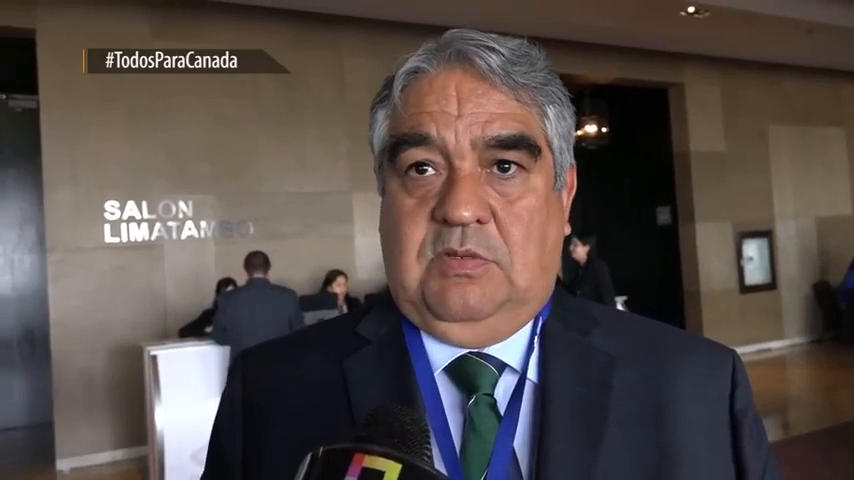
#> input picture frame 12 of P6/video/v2.mp4, 854 x 480 px
$ python 2.py
#> lines starting #> are read from the running program, lines starting #| are printed output that depends on the picture; after the words box and inside, x2 and y2 are one past the last pixel; in counts of white or black regions, pixels touching at a corner belong together
import cv2
import os

# Rutas dinámicas
dir_actual = os.path.dirname(os.path.abspath(__file__))
ruta_modelo = os.path.join(dir_actual, 'xml', 'haarcascade_frontalface_alt.xml')
# ruta_video = os.path.join(dir_actual, 'video', 'v1.mp4')
ruta_video = os.path.join(dir_actual, 'video', 'v2.mp4')

# Cargamos el modelo
modeloCara = cv2.CascadeClassifier(ruta_modelo)

# Abrimos el vídeo
camara = cv2.VideoCapture(ruta_video)

while camara.isOpened():
    ret, img = camara.read()
#> img is the input picture: shape (480, 854, 3); mean B, G, R 72.2, 75.8, 86.1

    # Si el vídeo termina o no se lee correctamente, salimos del bucle limpiamente
    if not ret:
        break

    # Convertimos a gris
    gris = cv2.cvtColor(img, cv2.COLOR_BGR2GRAY)
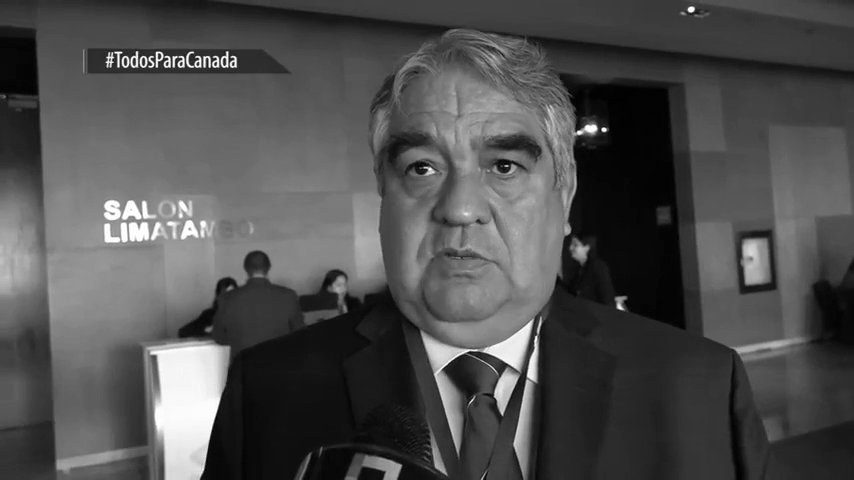
#> gris: shape (480, 854); min 0, max 255, mean 78.5

    # Detectamos caras
    faces = modeloCara.detectMultiScale(gris, scaleFactor=1.1, minNeighbors=4)
#> faces = [[342, 64, 253, 253]]

    # Pintamos rectángulos (Rojo)
    for (x, y, w, h) in faces:
        cv2.rectangle(img, (x, y), (x + w, y + h), (0, 0, 255), 3)
#> this loop made 1 pass
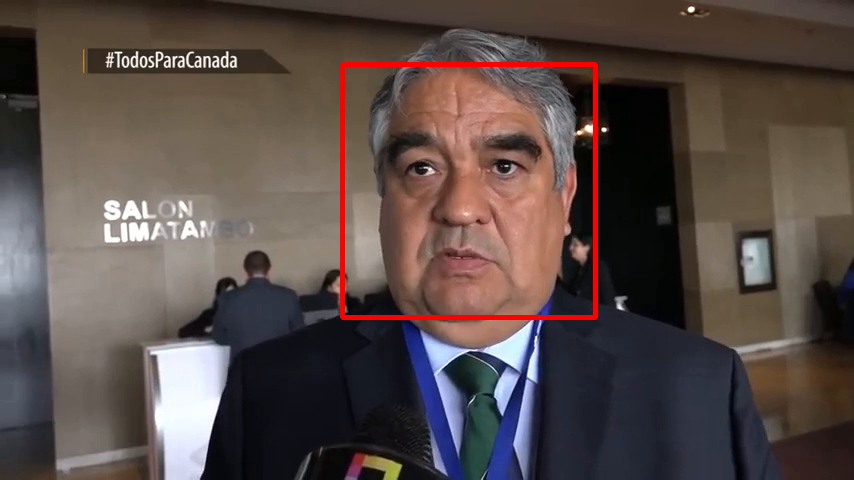
#> img: shape (480, 854, 3); 1.23% of pixels changed, all inside (x1, y1, x2, y2) = (340, 62, 598, 320)

    cv2.imshow('Ejercicio 2 - Caras en Video', img)

    if cv2.waitKey(1) == 27: # Tecla Esc
#> (key Esc is pressed here)
        break

camara.release()
cv2.destroyAllWindows()

$ run again, starting later in the video
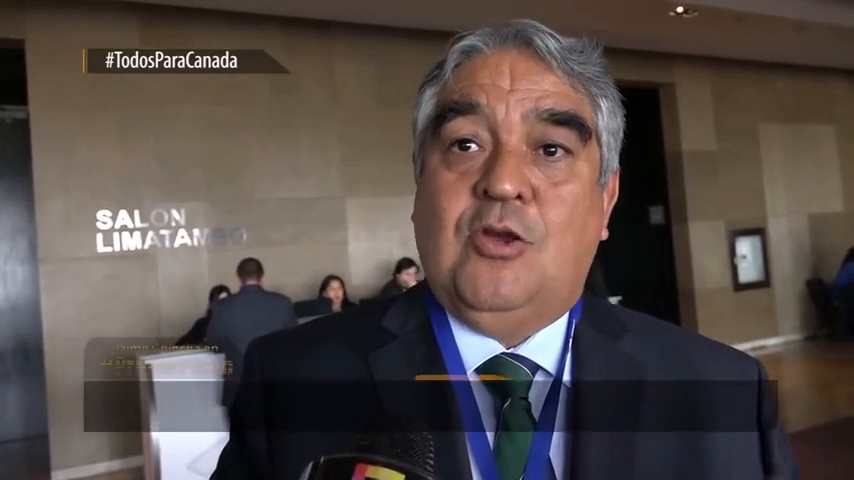
#> input picture frame 57 of P6/video/v2.mp4, 854 x 480 px
#> img is the input picture: shape (480, 854, 3); mean B, G, R 71.4, 75.4, 86.4
#> `gris = cv2.cvtColor(img, cv2.COLOR_BGR2GRAY)`:
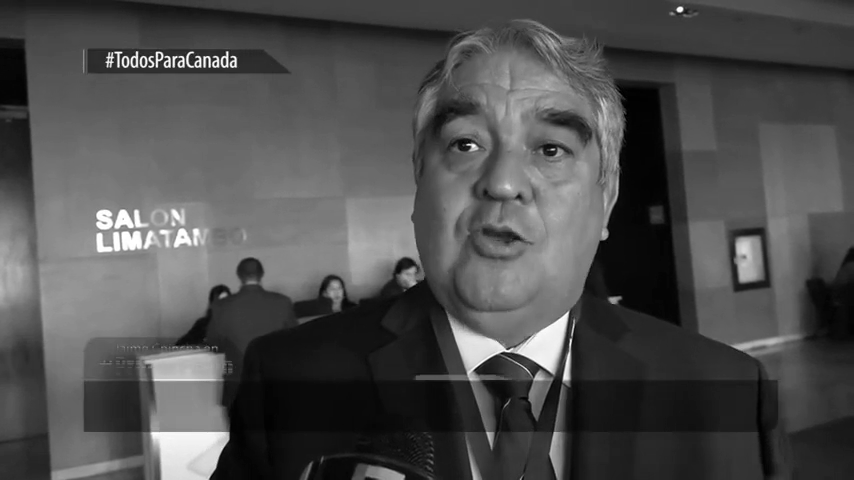
#> gris: shape (480, 854); min 0, max 255, mean 78.3
#> faces = [[383, 43, 257, 257]]
#> the loop `for (x, y, w, h) in faces:` made 1 pass
#> after the loop `for (x, y, w, h) in faces:`:
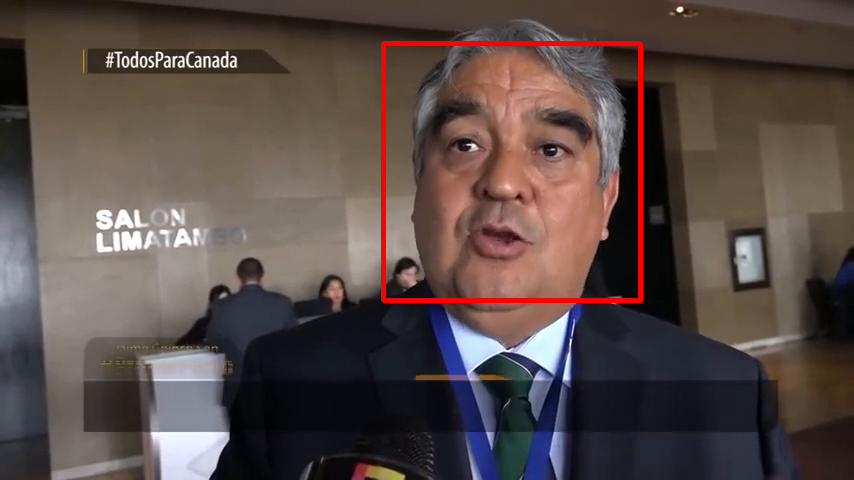
#> img: shape (480, 854, 3); 1.25% of pixels changed, all inside (x1, y1, x2, y2) = (381, 41, 643, 303)

$ run again, starting later in the video
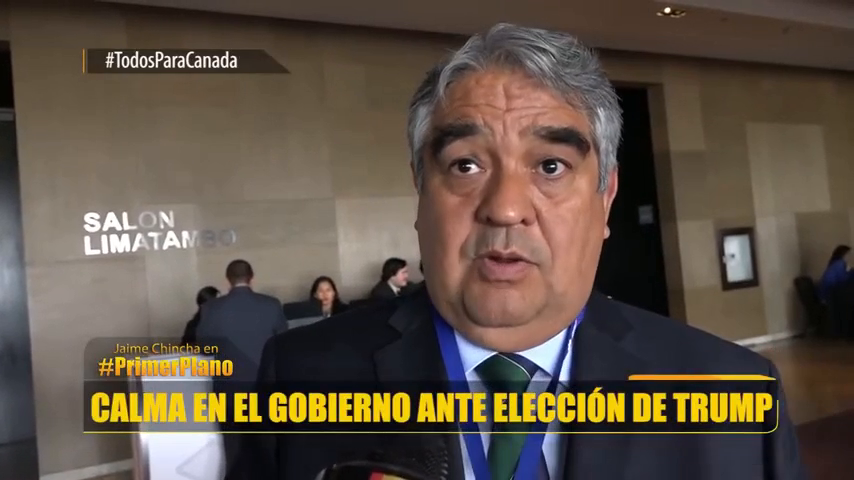
#> input picture frame 101 of P6/video/v2.mp4, 854 x 480 px
#> img is the input picture: shape (480, 854, 3); mean B, G, R 69, 81.7, 94.4
#> `gris = cv2.cvtColor(img, cv2.COLOR_BGR2GRAY)`:
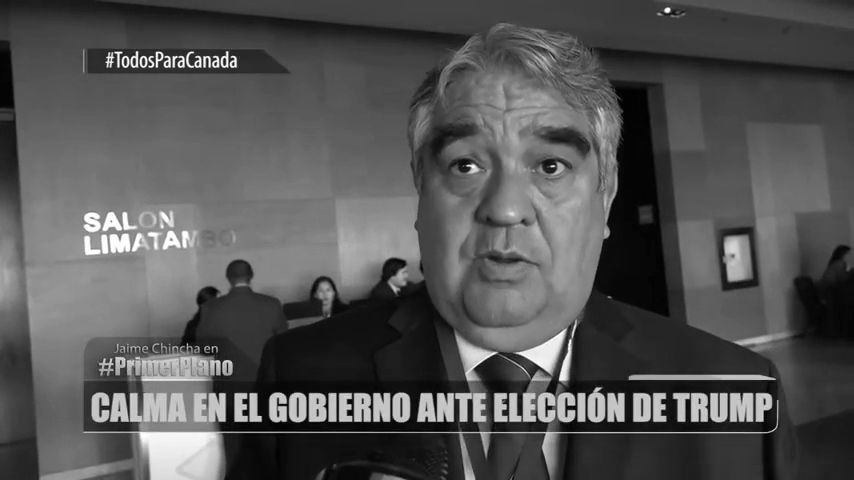
#> gris: shape (480, 854); min 0, max 255, mean 84.1
#> faces = [[376, 60, 268, 268]]
#> the loop `for (x, y, w, h) in faces:` made 1 pass
#> after the loop `for (x, y, w, h) in faces:`:
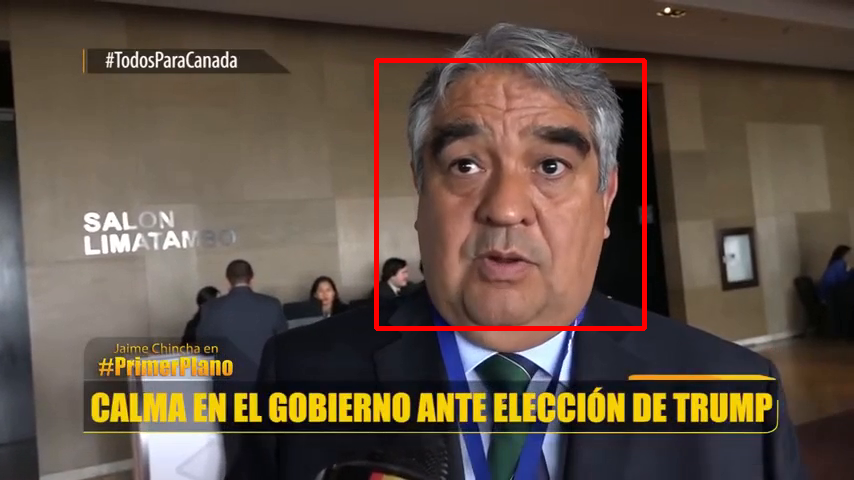
#> img: shape (480, 854, 3); 1.3% of pixels changed, all inside (x1, y1, x2, y2) = (374, 58, 647, 331)
